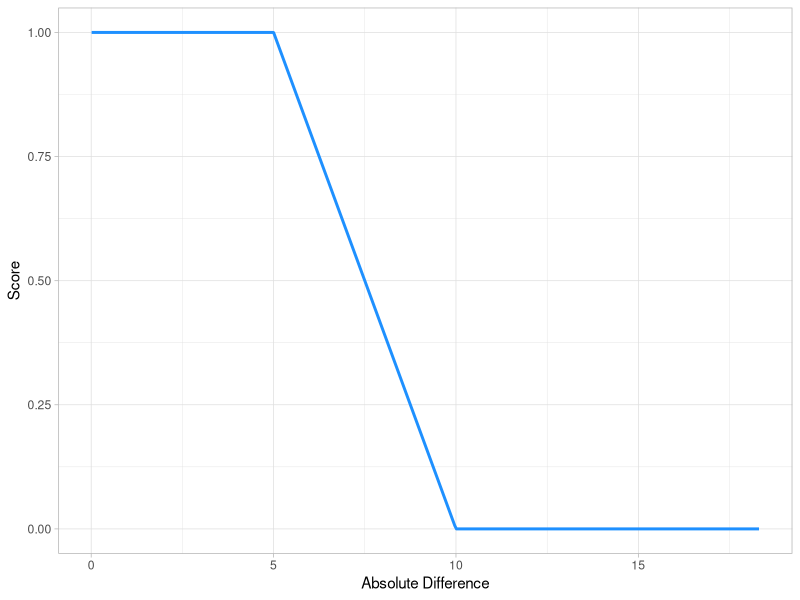
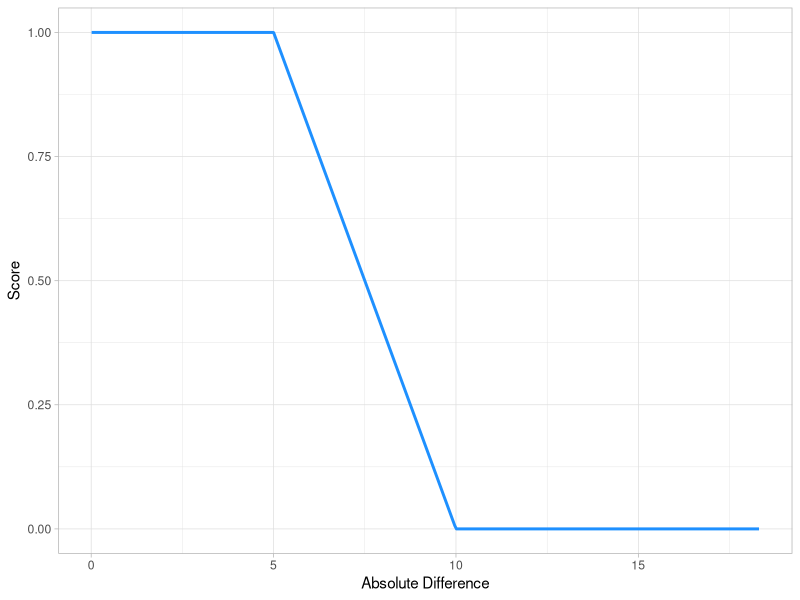

Recreate these plots in R, in order.
# Building figure to showcase score ramp

library(ggplot2)

# Producing random score values for the figure
set.seed(100)
data <- data.frame(x = runif(600, min = 1, max = 20),
                   y = runif(600, min = 1, max = 20))

# Initialize scores object
scores <- numeric(length(data$x))

# Writing a loop to compute scores based on score_ramp() from matilda.
for (i in data) {
  
  # compute abs differences for each index in `data`
  Differences <- abs(data$x - data$y)
  
  # define scores when differences are greater than or less than the cut off 
  # values of min = 5 and max = 10
  scores [Differences >= 10] <- 0
  scores [Differences <= 5] <- 1
  
  # define and compute how to deal with values between 5-10
  between_w1_w2 <- Differences > 5 & Differences < 10
  w1_w2_frac <- (Differences [between_w1_w2] - 5) / (10 - 5)

  # scores are one minus the fraction computed above.
  scores [between_w1_w2] <- 1 - w1_w2_frac
  
 return(scores)
  
  }

# add column of differences and a column of scores
data$Differences <- abs(data$x - data$y)
data$Score <- scores

# Figure
score_ramp <- ggplot(data = data, aes(x = Differences, y = Score)) +
  geom_line(color = "dodgerblue",
            linewidth = 1) +
  labs(x = "Absolute Difference") +
  theme_light()
score_ramp

ggsave("figures/figure_03.tiff",
       plot = score_ramp,
       device = "tiff",
       width = 10,
       height = 10,
       units = c("cm"),
       dpi = 300)
